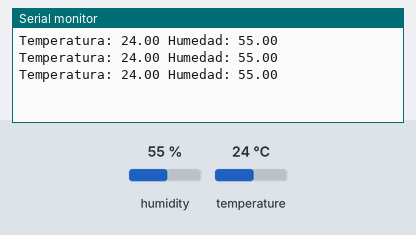
A sketch run on a simulated ESP32. On the bench: the last lines printed to the serial monitor. The test bench sets the inputs (shaded band); at power-on: humidity 55 %, temperature 24 °C.

Above: at 2.8 s.
2.9 s: humidity set to 22 %
At 5.5 s:
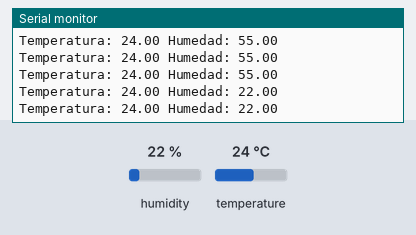
5.6 s: temperature set to 12 °C
At 6.5 s:
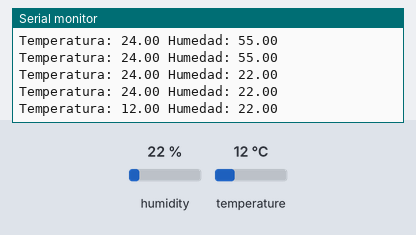
8.3 s: humidity set to 40 %
At 9.7 s:
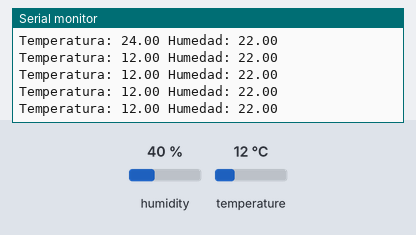
Timing chart, 0 to 11.3 s (numbered marks = the images above; inputs shaded):
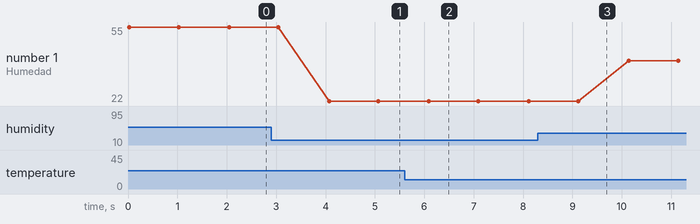

The sketch:

DHT11.ino
```cpp
#include <DHT.h>      //Librerias del sensor DHT11
#include <DHT_U.h>    //*

#define PIN_DHT  35          //Pin del esp32 utilizado para la transmision de datos
#define DHTTYPE    DHT11    //Declaracion del tipo de sensor, DHT11 o DHT22

float temperatura;
float humedad;

DHT dht(PIN_DHT, DHTTYPE);   //Creacion del objeto dht

void setup(){
  Serial.begin(9600);
  dht.begin();           //inicializacion del sensor DHT11
}

void loop(){
  temperatura = dht.readTemperature();  //Funcion medidora de temperatura
  humedad = dht.readHumidity();         //Funcion medidora de humedad
  Serial.print("Temperatura: ");
  Serial.print(temperatura);
  Serial.print(" Humedad: ");
  Serial.println(humedad);
  delay(1000);
}
```

Measured:
- after the input at 2.9 s, the serial monitor: prints a new line after 1.2 s (image 1)
- after the input at 5.6 s, the serial monitor: prints a new line after 0.49 s (image 2)
- plotted number 1: 55 → 22 after the input at 2.9 s, 22 → 40 after the input at 8.3 s
